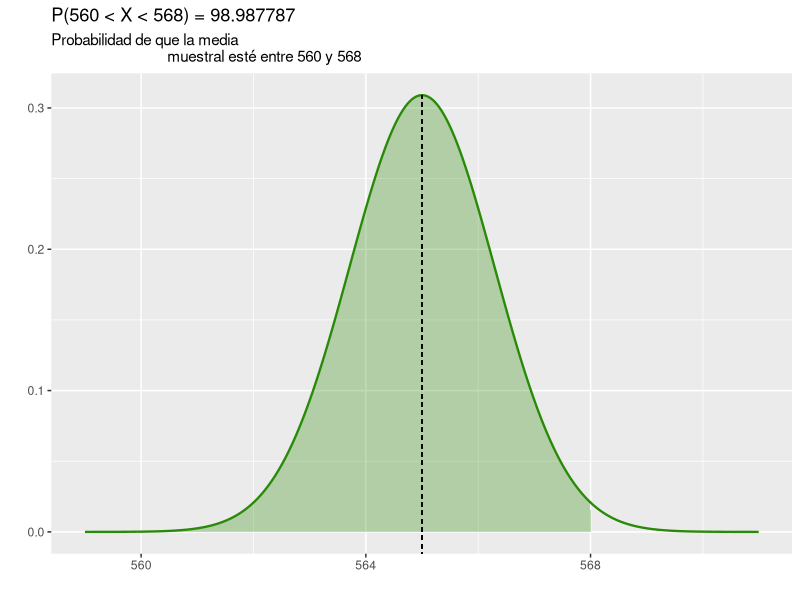
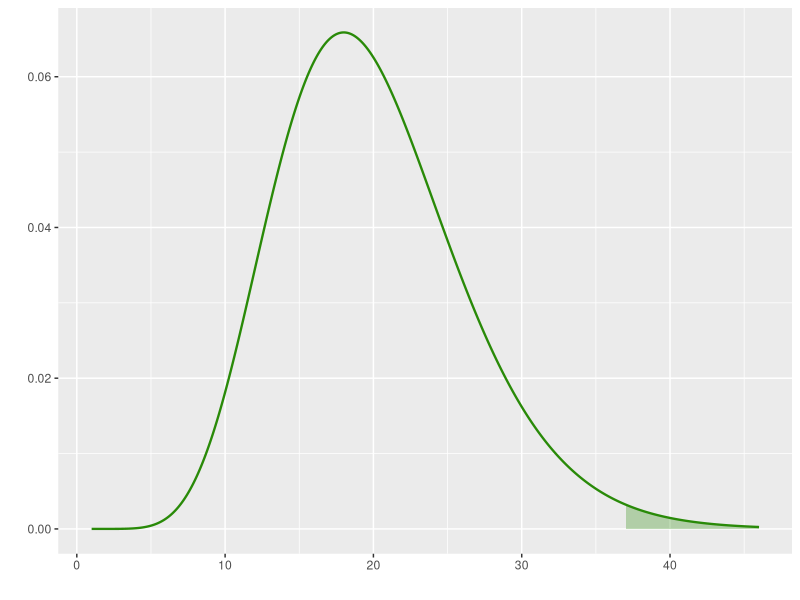
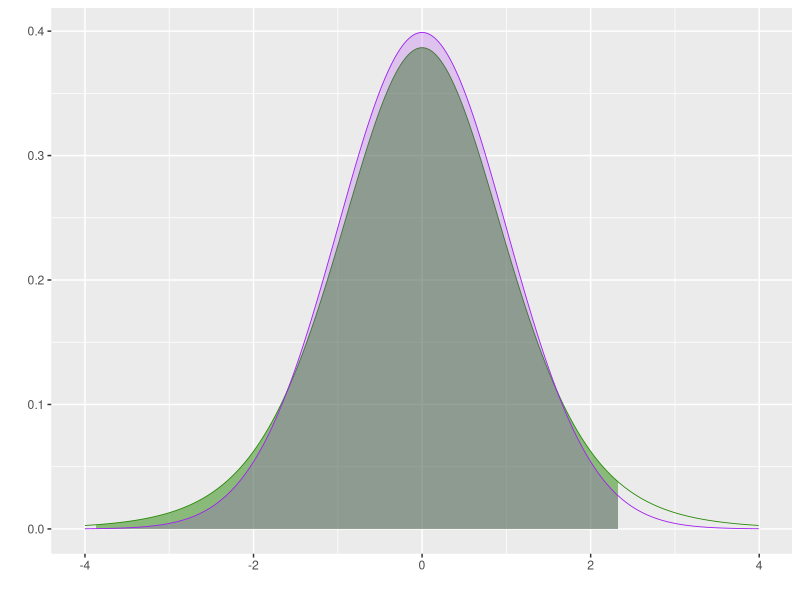
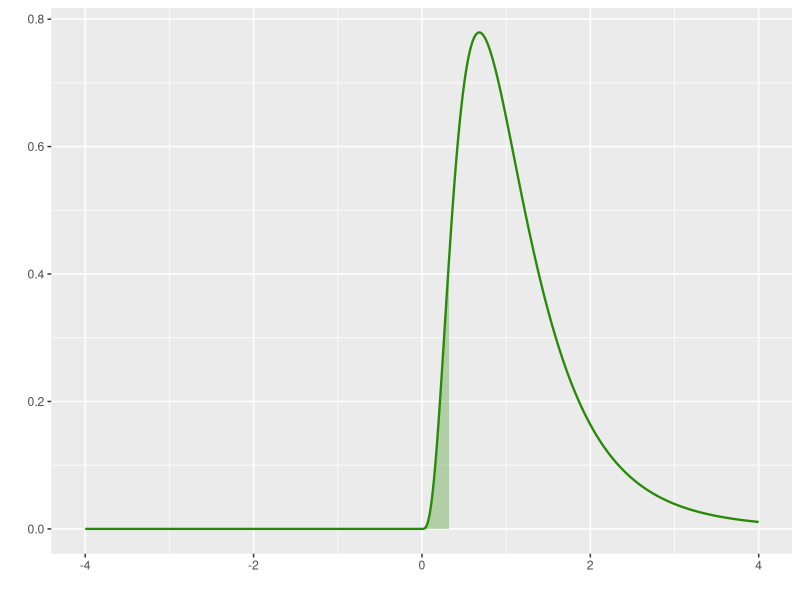

Write the R code that produced these figures, in order.
## ---- chunk 1
library(tidyverse)
## ---- chunk 2
tamano_muestra = 9
media_pob = 565
var_pob = 15
desv_muestral = sqrt(var_pob/(tamano_muestra))

cota_inferior = 560
cota_superior = 568

p_intervalo = (pnorm(cota_superior,media_pob,desv_muestral)
               -pnorm(cota_inferior,media_pob,desv_muestral))*100 

print(p_intervalo)

## ---- chunk 3

sigma_5 <- 5 * desv_muestral
cota_inf_sigma5 <- round((media_pob - sigma_5), 0)
cota_sup_sigma5 <- round((media_pob + sigma_5), 0)
step_intervalo_sigma5 <- (2 * sigma_5 / 1000)

x <- seq(from = cota_inf_sigma5, to = cota_sup_sigma5, 
         by = step_intervalo_sigma5)
y <- dnorm(x, mean = media_pob, sd = desv_muestral)

datos_normal_1 <- data.frame(x, y)
datos_truncos <- datos_normal_1 %>% filter(x >= cota_inferior 
                                           & x <= cota_superior)

graf_problem_6 <- datos_normal_1 %>% ggplot(aes(x = x, y = y)) +
  geom_line(
    data = datos_normal_1,
    aes(x = x, y = y),
    linewidth = 0.8,
    color = "#298A08"
  ) +
  geom_area(
    data = datos_truncos,
    aes(y = y),
    fill = "#298A08",
    alpha = 0.3
  ) +
  geom_segment(
    x = media_pob, xend = media_pob,
    y = -0.1, yend = dnorm(media_pob,media_pob,desv_muestral),
    linetype = "dashed",
    linewidth = 0.1,
  )+
labs(x = "", y = "") +
  ggtitle(label = sprintf("P(%d < X < %d) = %f" , 
                          cota_inferior, cota_superior, p_intervalo),
          subtitle = sprintf("Probabilidad de que la media 
                             muestral esté entre %d y %d",
                             cota_inferior, cota_superior))

graf_problem_6

## ---- chunk 4
    tamano_muestra_7 = 21
    media_pob_7 = 10
    desv_est_pob_7 = 0.9
    var_pob_7 = desv_est_pob_7^2

    cota_inferior_7 = 1.5
    cota_superior_7 = NA

    cota_inf_chisq = ((tamano_muestra_7-1)/(var_pob_7))*cota_inferior_7

    print(cota_inf_chisq)

## ---- chunk 5

    library(tidyverse)
    cota_inf_sigma_7 <- round((media_pob_7 - 10 * desv_est_pob_7), 0)
    cota_sup_sigma_7 <- round((media_pob_7 + 40 * desv_est_pob_7), 0)
    step_intervalo_sigma5 <- (2 * desv_est_pob_7 / 1000)

    x_7 <- seq(from = cota_inf_sigma_7, to = cota_sup_sigma_7, 
               by = step_intervalo_sigma5)
    y_7 <- dchisq(x_7, df = (tamano_muestra_7-1))

    datos_normal_7 <- data.frame(x_7, y_7)
    datos_truncos_7 <- datos_normal_7 %>% filter(x_7 >= cota_inf_chisq)

    graf_problem_6 <- datos_normal_7 %>% ggplot(aes(x = x_7, y = y_7)) +
      geom_line(
        data = datos_normal_7,
        aes(x = x_7, y = y_7),
        linewidth = 0.8,
        color = "#298A08"
      ) +
      geom_area(
        data = datos_truncos_7,
        aes(y = y_7),
        fill = "#298A08",
        alpha = 0.3

      )+
    labs(x = "", y = "")

    graf_problem_6

## ---- chunk 6

    tamano_muestra_8 = 9
    media_pob_8 = 565
    var_mues_8 = 15

    cota_inferior_8 = 560
    cota_superior_8 = 568

    cota_inf_t = ((cota_inferior_8 - media_pob_8) 
                  / sqrt(var_mues_8 / tamano_muestra_8))   
    cota_sup_t = ((cota_superior_8 - media_pob_8) 
                  / sqrt(var_mues_8 / tamano_muestra_8))
    
                  
    print(cota_inf_t)
    print(cota_sup_t)

## ---- chunk 7
    library(tidyverse)

    cota_inf_sigma_8 <- -4
    cota_sup_sigma_8 <- 4
    step_intervalo_sigma5 <- (2 * sqrt(var_mues_8) / 1000)

    x_8 <- seq(from = cota_inf_sigma_8, to = cota_sup_sigma_8, 
               by = step_intervalo_sigma5)
    y_8 <- dt(x_8, df = (tamano_muestra_8 - 1))
    
    y_6 <- dnorm(x_8, mean = 0, sd =  1)
    
    

    datos_t_8 <- data.frame(x_8, y_8, y_6)
    datos_truncos_t_8 <- datos_t_8 %>% filter(x_8 >= cota_inf_t & x_8 <= cota_sup_t)
    
    
    graf_problem_8 <- datos_t_8 %>% ggplot(aes(x = x_8, y = y_8)) +
      geom_line(
        data = datos_t_8,
        aes(x = x_8, y = y_8),
        linewidth = 0.3,
        color = "#298A08"
      ) +
      geom_area(
        data = datos_truncos_t_8,
        aes(y = y_8),
        fill = "#298A08",
        alpha = 0.5

      )+
            geom_line(
        data = datos_t_8,
        aes(x = x_8, y = y_6),
        linewidth = 0.3,
        color = "purple"
      ) +
      geom_area(
        data = datos_truncos_t_8,
        aes(y = y_6),
        fill = "purple",
        alpha = 0.2
      ) +
    labs(x = "", y = "") 
    

    graf_problem_8
## ---- chunk 8
dt(cota_sup_t, df = (tamano_muestra_8 - 1)) - dt(cota_inf_t, df = (tamano_muestra_8 - 1))
## ---- chunk 9
tam_p = 10
tam_r = 15
cota = 0.5

cota_f = (tam_p - 1)/(tam_r - 1)*cota
cota_f

## ---- chunk 10
cota_inf_sigma5 <- -4
cota_sup_sigma5 <- 4
step_intervalo_sigma5 <- (.01)

x_9 <- seq(from = cota_inf_sigma5, to = cota_sup_sigma5, 
         by = step_intervalo_sigma5)
y_9 <- df(x_9,tam_p-1, tam_r-1)

datos_9 <- data.frame(x_9, y_9)
datos_truncos_9 <- datos_9 %>% filter(x_9 <= cota_f)

graf_problem_6 <- datos_9 %>% ggplot(aes(x = x_9, y = y_9)) +
  geom_line(
    data = datos_9,
    aes(x = x_9, y = y_9),
    linewidth = 0.8,
    color = "#298A08"
  ) +
  geom_area(
    data = datos_truncos_9,
    aes(y = y_9),
    fill = "#298A08",
    alpha = 0.3
  ) +
  geom_segment(
    x = media_pob, xend = media_pob,
    y = -0.1, yend = dnorm(media_pob,media_pob,desv_muestral),
    linetype = "dashed",
    linewidth = 0.1,
  )+
labs(x = "", y = "") 


graf_problem_6
